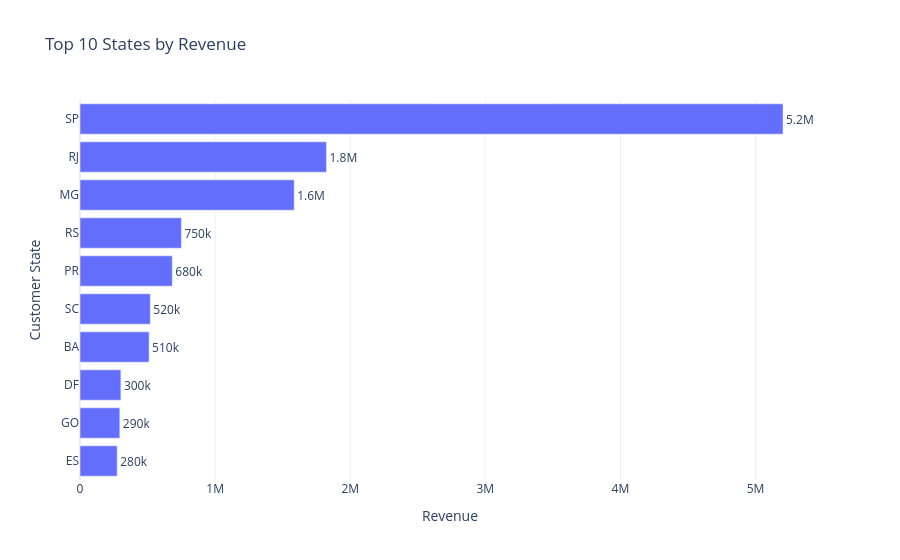

Source (notebook cell):
### Code cell
top_states = (
    dashboard_states
    .head(10)
    .sort_values('revenue')
)

fig = px.bar(
    top_states,
    x='revenue',
    y='customer_state',
    orientation='h',
    title='Top 10 States by Revenue',
    text='revenue'
)

fig.update_traces(
    texttemplate='%{text:.2s}',
    textposition='outside'
)

fig.update_layout(
    xaxis_title='Revenue',
    yaxis_title='Customer State',
    template='plotly_white'
)

fig.show()

### Figure 1 — Plotly figure (JSON) as saved in the notebook; plotly's stock layout.template omitted (floating-point values rounded to 4 significant figures)
{"data": [{"hovertemplate": "revenue=%{text}<br>customer_state=%{y}<extra></extra>", "legendgroup": "", "marker": {"color": "#636efa", "pattern": {"shape": ""}}, "name": "", "orientation": "h", "showlegend": false, "text": [275000.0, 294600.0, 302600.0, 511300.0, 520600.0, 683100.0, 750300.0, 1585000.0, 1824000.0, 5203000.0], "textposition": "outside", "texttemplate": "%{text:.2s}", "type": "bar", "x": [275000.0, 294600.0, 302600.0, 511300.0, 520600.0, 683100.0, 750300.0, 1585000.0, 1824000.0, 5203000.0], "xaxis": "x", "y": ["ES", "GO", "DF", "BA", "SC", "PR", "RS", "MG", "RJ", "SP"], "yaxis": "y"}], "layout": {"barmode": "relative", "legend": {"tracegroupgap": 0}, "title": {"text": "Top 10 States by Revenue"}, "xaxis": {"anchor": "y", "domain": [0, 1], "title": {"text": "Revenue"}}, "yaxis": {"anchor": "x", "domain": [0, 1], "title": {"text": "Customer State"}}}}
